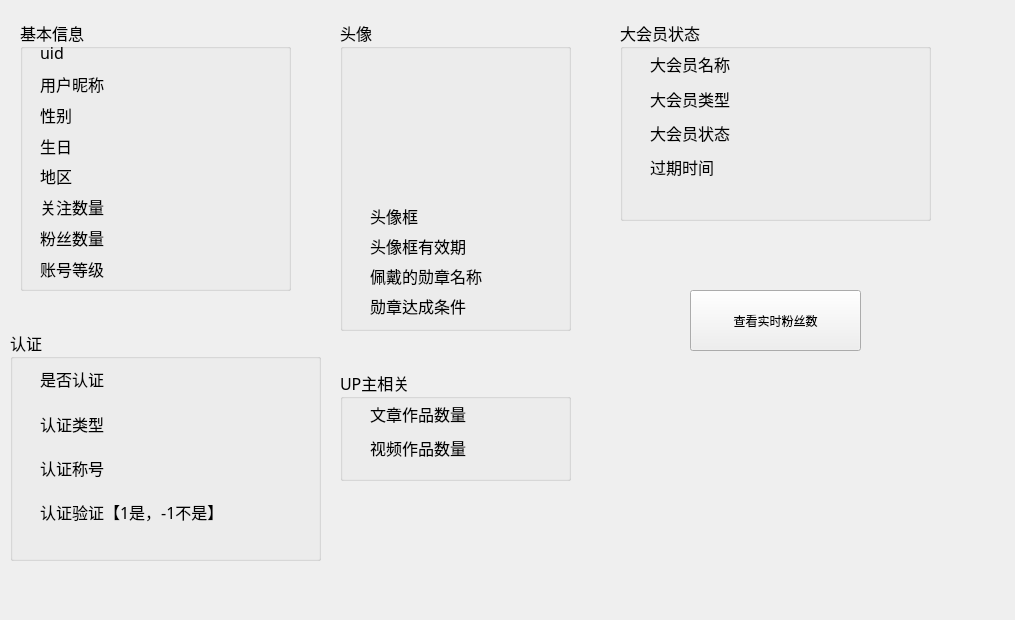
<?xml version="1.0" encoding="UTF-8"?>
<ui version="4.0">
 <class>Form</class>
 <widget class="QWidget" name="Form">
  <property name="geometry">
   <rect>
    <x>0</x>
    <y>0</y>
    <width>1015</width>
    <height>620</height>
   </rect>
  </property>
  <property name="windowTitle">
   <string>用户信息</string>
  </property>
  <widget class="QGroupBox" name="groupBox">
   <property name="geometry">
    <rect>
     <x>20</x>
     <y>20</y>
     <width>271</width>
     <height>271</height>
    </rect>
   </property>
   <property name="font">
    <font>
     <family>宋体</family>
     <pointsize>12</pointsize>
    </font>
   </property>
   <property name="title">
    <string>基本信息</string>
   </property>
   <widget class="QWidget" name="gridLayoutWidget">
    <property name="geometry">
     <rect>
      <x>20</x>
      <y>20</y>
      <width>221</width>
      <height>241</height>
     </rect>
    </property>
    <layout class="QGridLayout" name="gridLayout">
     <item row="3" column="1">
      <widget class="QLabel" name="sex">
       <property name="text">
        <string/>
       </property>
      </widget>
     </item>
     <item row="5" column="0">
      <widget class="QLabel" name="a_place">
       <property name="text">
        <string>地区</string>
       </property>
      </widget>
     </item>
     <item row="6" column="0">
      <widget class="QLabel" name="a_attention">
       <property name="text">
        <string>关注数量</string>
       </property>
      </widget>
     </item>
     <item row="3" column="0">
      <widget class="QLabel" name="a_sex">
       <property name="text">
        <string>性别</string>
       </property>
      </widget>
     </item>
     <item row="2" column="0">
      <widget class="QLabel" name="a_name">
       <property name="text">
        <string>用户昵称</string>
       </property>
      </widget>
     </item>
     <item row="4" column="1">
      <widget class="QLabel" name="birthday">
       <property name="text">
        <string/>
       </property>
      </widget>
     </item>
     <item row="7" column="0">
      <widget class="QLabel" name="a_fans">
       <property name="text">
        <string>粉丝数量</string>
       </property>
      </widget>
     </item>
     <item row="5" column="1">
      <widget class="QLabel" name="place">
       <property name="text">
        <string/>
       </property>
      </widget>
     </item>
     <item row="7" column="1">
      <widget class="QLabel" name="fans">
       <property name="text">
        <string/>
       </property>
      </widget>
     </item>
     <item row="1" column="0">
      <widget class="QLabel" name="a_uid">
       <property name="text">
        <string>uid</string>
       </property>
      </widget>
     </item>
     <item row="1" column="1">
      <widget class="QLabel" name="mid">
       <property name="text">
        <string/>
       </property>
      </widget>
     </item>
     <item row="6" column="1">
      <widget class="QLabel" name="attention">
       <property name="text">
        <string/>
       </property>
      </widget>
     </item>
     <item row="4" column="0">
      <widget class="QLabel" name="a_birthday">
       <property name="text">
        <string>生日</string>
       </property>
      </widget>
     </item>
     <item row="2" column="1">
      <widget class="QLabel" name="name">
       <property name="text">
        <string/>
       </property>
      </widget>
     </item>
     <item row="8" column="0">
      <widget class="QLabel" name="a_level_info">
       <property name="text">
        <string>账号等级</string>
       </property>
      </widget>
     </item>
     <item row="8" column="1">
      <widget class="QLabel" name="level_info">
       <property name="text">
        <string/>
       </property>
      </widget>
     </item>
    </layout>
   </widget>
  </widget>
  <widget class="QGroupBox" name="groupBox_2">
   <property name="geometry">
    <rect>
     <x>10</x>
     <y>330</y>
     <width>311</width>
     <height>231</height>
    </rect>
   </property>
   <property name="font">
    <font>
     <family>宋体</family>
     <pointsize>12</pointsize>
    </font>
   </property>
   <property name="title">
    <string>认证</string>
   </property>
   <widget class="QWidget" name="gridLayoutWidget_2">
    <property name="geometry">
     <rect>
      <x>30</x>
      <y>30</y>
      <width>261</width>
      <height>171</height>
     </rect>
    </property>
    <layout class="QGridLayout" name="gridLayout_2">
     <item row="2" column="0">
      <widget class="QLabel" name="a_Official_title">
       <property name="text">
        <string>认证称号</string>
       </property>
      </widget>
     </item>
     <item row="1" column="1">
      <widget class="QLabel" name="Official_role">
       <property name="text">
        <string/>
       </property>
      </widget>
     </item>
     <item row="2" column="1">
      <widget class="QLabel" name="Official_title">
       <property name="text">
        <string/>
       </property>
      </widget>
     </item>
     <item row="1" column="0">
      <widget class="QLabel" name="a_Official_role">
       <property name="text">
        <string>认证类型</string>
       </property>
      </widget>
     </item>
     <item row="0" column="1">
      <widget class="QLabel" name="Official_type">
       <property name="text">
        <string/>
       </property>
      </widget>
     </item>
     <item row="0" column="0">
      <widget class="QLabel" name="a_Official_type">
       <property name="text">
        <string>是否认证</string>
       </property>
      </widget>
     </item>
     <item row="3" column="0">
      <widget class="QLabel" name="a_official_verify_type">
       <property name="text">
        <string>认证验证【1是，-1不是】</string>
       </property>
      </widget>
     </item>
     <item row="3" column="1">
      <widget class="QLabel" name="official_verify_type">
       <property name="text">
        <string/>
       </property>
      </widget>
     </item>
    </layout>
   </widget>
  </widget>
  <widget class="QGroupBox" name="groupBox_3">
   <property name="geometry">
    <rect>
     <x>340</x>
     <y>20</y>
     <width>231</width>
     <height>311</height>
    </rect>
   </property>
   <property name="font">
    <font>
     <family>宋体</family>
     <pointsize>12</pointsize>
    </font>
   </property>
   <property name="title">
    <string>头像</string>
   </property>
   <widget class="QWidget" name="layoutWidget">
    <property name="geometry">
     <rect>
      <x>30</x>
      <y>20</y>
      <width>182</width>
      <height>278</height>
     </rect>
    </property>
    <layout class="QGridLayout" name="gridLayout_3">
     <item row="0" column="0" colspan="2">
      <widget class="QLabel" name="face">
       <property name="minimumSize">
        <size>
         <width>180</width>
         <height>180</height>
        </size>
       </property>
       <property name="maximumSize">
        <size>
         <width>180</width>
         <height>180</height>
        </size>
       </property>
       <property name="whatsThis">
        <string>&lt;html&gt;&lt;head/&gt;&lt;body&gt;&lt;p&gt;头像&lt;/p&gt;&lt;/body&gt;&lt;/html&gt;</string>
       </property>
       <property name="text">
        <string/>
       </property>
      </widget>
     </item>
     <item row="2" column="0">
      <widget class="QLabel" name="a_pendant_expire">
       <property name="text">
        <string>头像框有效期</string>
       </property>
      </widget>
     </item>
     <item row="3" column="1">
      <widget class="QLabel" name="nameplate_name">
       <property name="text">
        <string/>
       </property>
      </widget>
     </item>
     <item row="3" column="0">
      <widget class="QLabel" name="a_nameplate_name">
       <property name="text">
        <string>佩戴的勋章名称</string>
       </property>
      </widget>
     </item>
     <item row="2" column="1">
      <widget class="QLabel" name="pendant_expire">
       <property name="text">
        <string/>
       </property>
      </widget>
     </item>
     <item row="1" column="1">
      <widget class="QLabel" name="pendant_name">
       <property name="text">
        <string/>
       </property>
      </widget>
     </item>
     <item row="1" column="0">
      <widget class="QLabel" name="a_pendant_name">
       <property name="text">
        <string>头像框</string>
       </property>
      </widget>
     </item>
     <item row="4" column="0">
      <widget class="QLabel" name="a_nameplate_condition">
       <property name="text">
        <string>勋章达成条件</string>
       </property>
      </widget>
     </item>
     <item row="4" column="1">
      <widget class="QLabel" name="nameplate_condition">
       <property name="text">
        <string/>
       </property>
      </widget>
     </item>
    </layout>
   </widget>
  </widget>
  <widget class="QGroupBox" name="groupBox_4">
   <property name="geometry">
    <rect>
     <x>340</x>
     <y>370</y>
     <width>231</width>
     <height>111</height>
    </rect>
   </property>
   <property name="font">
    <font>
     <family>宋体</family>
     <pointsize>12</pointsize>
    </font>
   </property>
   <property name="title">
    <string>UP主相关</string>
   </property>
   <widget class="QWidget" name="layoutWidget">
    <property name="geometry">
     <rect>
      <x>30</x>
      <y>30</y>
      <width>161</width>
      <height>61</height>
     </rect>
    </property>
    <layout class="QGridLayout" name="gridLayout_4">
     <item row="0" column="1">
      <widget class="QLabel" name="article_count">
       <property name="text">
        <string/>
       </property>
      </widget>
     </item>
     <item row="1" column="0">
      <widget class="QLabel" name="a_archive_count">
       <property name="text">
        <string>视频作品数量</string>
       </property>
      </widget>
     </item>
     <item row="1" column="1">
      <widget class="QLabel" name="archive_count">
       <property name="text">
        <string/>
       </property>
      </widget>
     </item>
     <item row="0" column="0">
      <widget class="QLabel" name="a_article_count">
       <property name="text">
        <string>文章作品数量</string>
       </property>
      </widget>
     </item>
    </layout>
   </widget>
  </widget>
  <widget class="QGroupBox" name="groupBox_5">
   <property name="geometry">
    <rect>
     <x>620</x>
     <y>20</y>
     <width>311</width>
     <height>201</height>
    </rect>
   </property>
   <property name="font">
    <font>
     <family>宋体</family>
     <pointsize>12</pointsize>
    </font>
   </property>
   <property name="title">
    <string>大会员状态</string>
   </property>
   <widget class="QWidget" name="layoutWidget">
    <property name="geometry">
     <rect>
      <x>30</x>
      <y>30</y>
      <width>251</width>
      <height>131</height>
     </rect>
    </property>
    <layout class="QGridLayout" name="gridLayout_5">
     <item row="0" column="0">
      <widget class="QLabel" name="a_vip_label_text">
       <property name="text">
        <string>大会员名称</string>
       </property>
      </widget>
     </item>
     <item row="0" column="1">
      <widget class="QLabel" name="vip_label_text">
       <property name="text">
        <string/>
       </property>
      </widget>
     </item>
     <item row="2" column="0">
      <widget class="QLabel" name="a_vip_status">
       <property name="text">
        <string>大会员状态</string>
       </property>
      </widget>
     </item>
     <item row="1" column="1">
      <widget class="QLabel" name="vip_type">
       <property name="text">
        <string/>
       </property>
      </widget>
     </item>
     <item row="2" column="1">
      <widget class="QLabel" name="vip_status">
       <property name="text">
        <string/>
       </property>
      </widget>
     </item>
     <item row="1" column="0">
      <widget class="QLabel" name="a_vip_type">
       <property name="text">
        <string>大会员类型</string>
       </property>
      </widget>
     </item>
     <item row="3" column="0">
      <widget class="QLabel" name="a_vip__due_date">
       <property name="text">
        <string>过期时间</string>
       </property>
      </widget>
     </item>
     <item row="3" column="1">
      <widget class="QLabel" name="vip__due_date">
       <property name="text">
        <string/>
       </property>
      </widget>
     </item>
    </layout>
   </widget>
  </widget>
  <widget class="QPushButton" name="pushButton">
   <property name="geometry">
    <rect>
     <x>690</x>
     <y>290</y>
     <width>171</width>
     <height>61</height>
    </rect>
   </property>
   <property name="text">
    <string>查看实时粉丝数</string>
   </property>
  </widget>
 </widget>
 <resources/>
 <connections/>
</ui>
